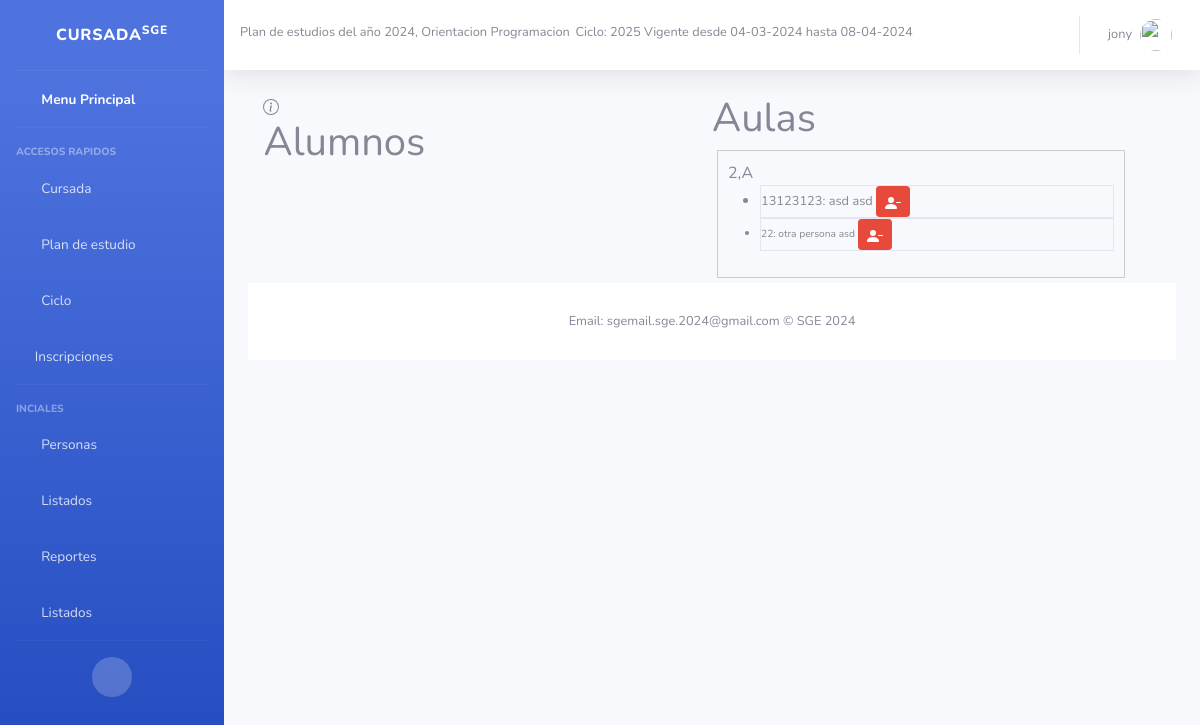
Page /Clases/asignar_alumno_a_aula/2 (signed in) on the earlier database version.
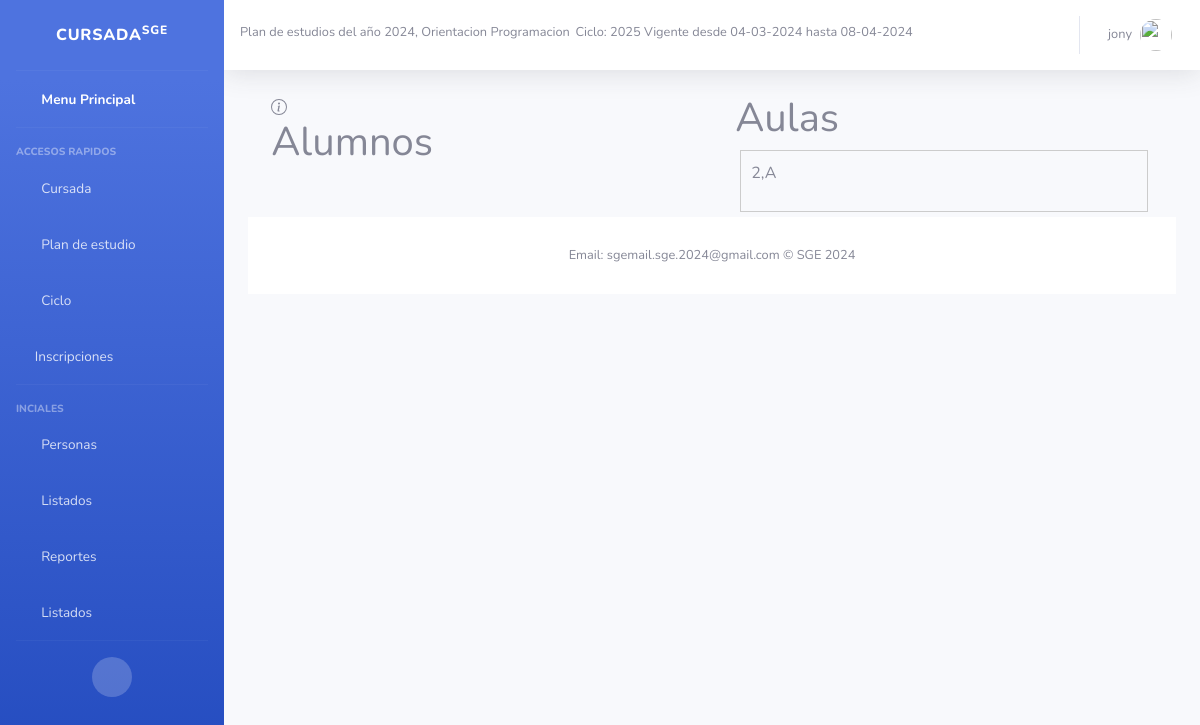
Same page on the later database version.
### Core/models.py (models this page shows, shortened)
class Aula(models.Model):
    estudiantes = models.ManyToManyField(
        'Estudiante',
        blank=True,
        related_name="estudiantes",
    )
    division = models.ForeignKey(
        'Division',
        unique=False,
        null=False,  # Asegura que cada aula tenga una división asociada
        blank=False,
        on_delete=models.CASCADE,
        related_name="aulas"  # Hace que el acceso a las aulas asociadas con una división sea más claro
    )
    class Meta:
        db_table = 'Aula'

class Division(models.Model):
    PRIMERA = '1ra'
    SEGUNDA = '2da'
    TERCERA = '3ra'
    CUARTA = '4ta'
    QUINTA = '5ta'
    CHOICES_DIV = (
        (PRIMERA, 'Primera'),
        (SEGUNDA, 'Segunda'),
        (TERCERA, 'Tercera'),
        (CUARTA, 'Cuarta'),
        (QUINTA, 'Quinta'))
    ciclo = models.ForeignKey(Ciclo, on_delete=models.CASCADE, related_name="divisiones")
    codigo = models.CharField(max_length=50, choices=CHOICES_DIV, default=PRIMERA)
    descripcion = models.CharField(max_length=50)
    anio = models.ForeignKey(AnioPlan, on_delete=models.CASCADE)
    alumnos = models.ManyToManyField(Estudiante)
    def __str__(self):
        return "{0},{1}".format(self.anio.codigo, self.codigo)

class AnioPlan(models.Model):
    MAXCODIGO= 50
    CANTMAXPORANIO= 50
    MAXDESCRIPCION = 50
    codigo = models.CharField(
        help_text="Ej: ",
        max_length= MAXCODIGO,
        null=False,
        blank=False,
        error_messages={
            'blank': "El codigo es obligatorio"
        })
    descripcion = models.CharField(help_text="nivel",
        unique=False,
        max_length= MAXDESCRIPCION,
        null=False,
        blank=False,
        primary_key=False,
        )
    plan = models.ForeignKey(PlanDeEstudios, models.CASCADE, related_name="anios")
    inscripciones = models.ManyToManyField(Estudiante)
    class Meta:
        unique_together = [['codigo', 'plan']]

class Persona(models.Model):
    MAXNOMBRE = 50
    MAXAPELLIDO = 50
    REGEX_NOMBRE = '^[0-9a-zA-Z-_ .]{3,100}$'
    REGEX_NUMERO = '^[0-9]{1,12}$'
    MAXDNI =11
    MAXDIRECCION = 100
    MAXTELEFONO = 10
    nombre = models.CharField(
        help_text="Ej: Juan",
        max_length = MAXNOMBRE,
        unique= False,
        null= False,
        blank= False,
        validators= [RegexValidator(regex=REGEX_NOMBRE)],
        error_messages= {
            'max_length': "El nombre puede tener a lo sumo {} caracteres".format(MAXNOMBRE),
            'blank': "El nombre es obligatorio"
        }
    )
    apellido = models.CharField(
        help_text="Ej: Perez",
        max_length=MAXAPELLIDO,
        unique=False,
        null=False,
        blank=False,
        validators=[RegexValidator(regex=REGEX_NOMBRE)],
        error_messages={
            'max_length': "El apellido puede tener a lo sumo {} caracteres".format(MAXNOMBRE),
            'blank': "El apéllido es obligatorio"
        }
    )
    dni= models.CharField(
        help_text="Ej: 12345678",
        max_length = MAXDNI,
        unique= True,
        null= False,
        blank= False,
        error_messages= {
            'max_length': "El dni puede tener a lo sumo {} caracteres".format(MAXDNI),
            'unique': "El dni ingresado ya existe",
            'blank': "El dni es obligatorio"
        }
    )
    localidad=models.ForeignKey(
        Localidad,
        null=False,
        blank=False,
        on_delete=models.CASCADE,
        help_text="Ej: Trelew",
        error_messages={
        }
    )
    direccion=models.CharField(
        help_text="Ej: Calle falsa 123",
        max_length = MAXDIRECCION,
        unique= False,
        null= False,
        blank= False,
        error_messages= {
            'blank': "La direccion es obligatoria"
        }
    )
    email = models.EmailField(
        help_text="Ej: asd@asd.com",
        unique=True,
        null=True,
        blank=True,
        primary_key=False,
        error_messages={
            'unique': "El email no esta disponible",
        }
    )
    telefono= models.CharField(
        help_text="Ej: 0123456789 ",
        max_length=MAXTELEFONO,
        unique=False,
        null=True,
        blank=True,
        primary_key=False,
        validators=[RegexValidator(regex=REGEX_NUMERO)],
        error_messages={
            'max_length': "El telefono puede tener a lo sumo {} caracteres".format(MAXTELEFONO),
        }
    )
    def __str__(self):
        return "{0}, {1}, {2}".format(self.dni, self.apellido, self.nombre)

class Estudiante(Persona):
    def dia_futuro(value):
        hoy = date.today()
        if hoy <  value:
            raise ValidationError('La fecha ingresada es mayor a la actual')
        return value
    legajo = models.CharField(
        help_text="Ej: asd123",
        max_length= 50,unique= True,
        )
    fechaInscripcion = models.DateField(default = now,validators=[dia_futuro])
    aulas = models.ManyToManyField(
        'Aula',
        blank=True,
        related_name='estudiantes_en_aula'
        )

class Persona(models.Model):
    MAXNOMBRE = 50
    MAXAPELLIDO = 50
    REGEX_NOMBRE = '^[0-9a-zA-Z-_ .]{3,100}$'
    REGEX_NUMERO = '^[0-9]{1,12}$'
    MAXDNI =11
    MAXDIRECCION = 100
    MAXTELEFONO = 10
    nombre = models.CharField(
        help_text="Ej: Juan",
        max_length = MAXNOMBRE,
        unique= False,
        null= False,
        blank= False,
        validators= [RegexValidator(regex=REGEX_NOMBRE)],
        error_messages= {
            'max_length': "El nombre puede tener a lo sumo {} caracteres".format(MAXNOMBRE),
            'blank': "El nombre es obligatorio"
        }
    )
    apellido = models.CharField(
        help_text="Ej: Perez",
        max_length=MAXAPELLIDO,
        unique=False,
        null=False,
        blank=False,
        validators=[RegexValidator(regex=REGEX_NOMBRE)],
        error_messages={
            'max_length': "El apellido puede tener a lo sumo {} caracteres".format(MAXNOMBRE),
            'blank': "El apéllido es obligatorio"
        }
    )
    dni= models.CharField(
        help_text="Ej: 12345678",
        max_length = MAXDNI,
        unique= True,
        null= False,
        blank= False,
        error_messages= {
            'max_length': "El dni puede tener a lo sumo {} caracteres".format(MAXDNI),
            'unique': "El dni ingresado ya existe",
            'blank': "El dni es obligatorio"
        }
    )
    localidad=models.ForeignKey(
        Localidad,
        null=False,
        blank=False,
        on_delete=models.CASCADE,
        help_text="Ej: Trelew",
        error_messages={
        }
    )
    direccion=models.CharField(
        help_text="Ej: Calle falsa 123",
        max_length = MAXDIRECCION,
        unique= False,
        null= False,
        blank= False,
        error_messages= {
            'blank': "La direccion es obligatoria"
        }
    )
    email = models.EmailField(
        help_text="Ej: asd@asd.com",
        unique=True,
        null=True,
        blank=True,
        primary_key=False,
        error_messages={
            'unique': "El email no esta disponible",
        }
    )
    telefono= models.CharField(
        help_text="Ej: 0123456789 ",
        max_length=MAXTELEFONO,
        unique=False,
        null=True,
        blank=True,
        primary_key=False,
        validators=[RegexValidator(regex=REGEX_NUMERO)],
        error_messages={
            'max_length': "El telefono puede tener a lo sumo {} caracteres".format(MAXTELEFONO),
        }
    )
    def __str__(self):
        return "{0}, {1}, {2}".format(self.dni, self.apellido, self.nombre)

### Clases/views.py (the view)
# urls.py: re_path(r'^asignar_alumno_a_aula/(?P<idAnio>\d+)$', views.asignar_alumno_a_aula, name= 'asignar_alumno_a_aula'),
@login_required
def asignar_alumno_a_aula(request, idAnio):
    print("asignar alumno", idAnio)
    ciclo = Ciclo.objects.get(esActual = 'True')
    divisiones = Division.objects.filter(anio_id=idAnio,ciclo=ciclo)
    estudiantes_inscritos = Inscripcion.objects.filter(anio=idAnio,ciclo = ciclo)
    print("estudiuantes inscriptos",estudiantes_inscritos)
    for division in divisiones:
        aulas_existen = Aula.objects.filter(division=division).exists()
        if not aulas_existen:
            Aula.objects.create(division=division)
    aulas = Aula.objects.filter(division__in=divisiones)
    print("Estoy en aulaaass",aulas[0].estudiantes.all())
    estudiantes_aula = {}  # Cambiaremos a un diccionario para asociar estudiantes con aulas
    for aula in aulas:
        estudiantes_aula[aula.id] = aula.estudiantes.all()
        print(aula.estudiantes.all())
    estudiantes_no_en_aula = []
    ids_estudiantes_aula = [estudiante.id for aula_estudiantes in estudiantes_aula.values() for estudiante in aula_estudiantes]
    print("Estudiates e aulas",ids_estudiantes_aula)
    print((ids_estudiantes_aula))
    for estudiante in estudiantes_inscritos:
        print("id estudiante*****",estudiante.estudiante.id,ids_estudiantes_aula)
        if estudiante.estudiante.id not in ids_estudiantes_aula:
            estudiantes_no_en_aula.append(estudiante)
    print("no en aula", estudiantes_no_en_aula)
    return render(request, 'Division/asignar_alumnno_aula.html', {'aulas': aulas,
                                                                'estudiantes': estudiantes_no_en_aula,
                                                                'estudiantes_aula': estudiantes_aula,
                                                                'estudiantes_no_en_aula': estudiantes_no_en_aula})

### Core/models.py (called while the page is built)
    def __str__(self):
        return "Plan de estudios del año {0}, Orientacion {1}".format(self.anio, self.orientacion)

    def __str__(self):
        return "{0} Vigente desde {1} hasta {2}".format(self.anioCalendario,self.fechaInicio.strftime("%d-%m-%Y"), self.fechaFin.strftime("%d-%m-%Y"))

### Clases/templates/Division/asignar_alumnno_aula.html (shortened to what this page needs)
{% extends 'index.html' %}
{% block content %}
{% load static %}
<!DOCTYPE html>
<html>
<head>
</head>
<cuerpo>
    <div id="alumnos-container">
        <a data-bs-toggle="modal" data-bs-target="#exampleModal" data-bs-slide-to="0">
            </a>
        <h1>Alumnos</h1>
    </div>
    <div id="aulas-container">
        <h1>Aulas</h1>
        {% for aula in aulas %}
        <div id="aulas-list">
                <li class="aula" ondrop="drop(event)" ondragover="allowDrop(event)" data-id="{{ aula.id }}">
                    {{ aula.division }}
                    <ul>
                        {% for estudiante_id, estudiante in estudiantes_aula.items %}
                            {% if estudiante_id == aula.id %}
                                {% for e in estudiante %}
                                        <li class="border alumnos-list">
                                            <small> {{e.dni}}: {{ e.nombre }} {{ e.apellido }}
                                                <button class="btn btn-danger btn-sm" onclick="eliminarAlumno('{{ aula.id }}', '{{ e.id }}')">
                                                    <svg xmlns="http://www.w3.org/2000/svg" width="16" height="16" fill="currentColor" class="bi bi-person-dash-fill" viewBox="0 0 16 16">
                                                        <path fill-rule="evenodd" d="M11 7.5a.5.5 0 0 1 .5-.5h4a.5.5 0 0 1 0 1h-4a.5.5 0 0 1-.5-.5"/>
                                                        <path d="M1 14s-1 0-1-1 1-4 6-4 6 3 6 4-1 1-1 1zm5-6a3 3 0 1 0 0-6 3 3 0 0 0 0 6"/>
                                                    </svg>
                                                </button>
                                            </li>
                                {% endfor %}
                            {% endif %}
                        {% endfor %}
                    </ul>
                </li>
            </div>
            {% endfor %}
    </div>
</cuerpo>
</html>
{% endblock content %}

Differences in the rows shown:
changed Aula: loses Estudiante (dni "13123123", nombre "asd", apellido "asd"); loses Estudiante (dni "22", nombre "otra persona", apellido "asd")
